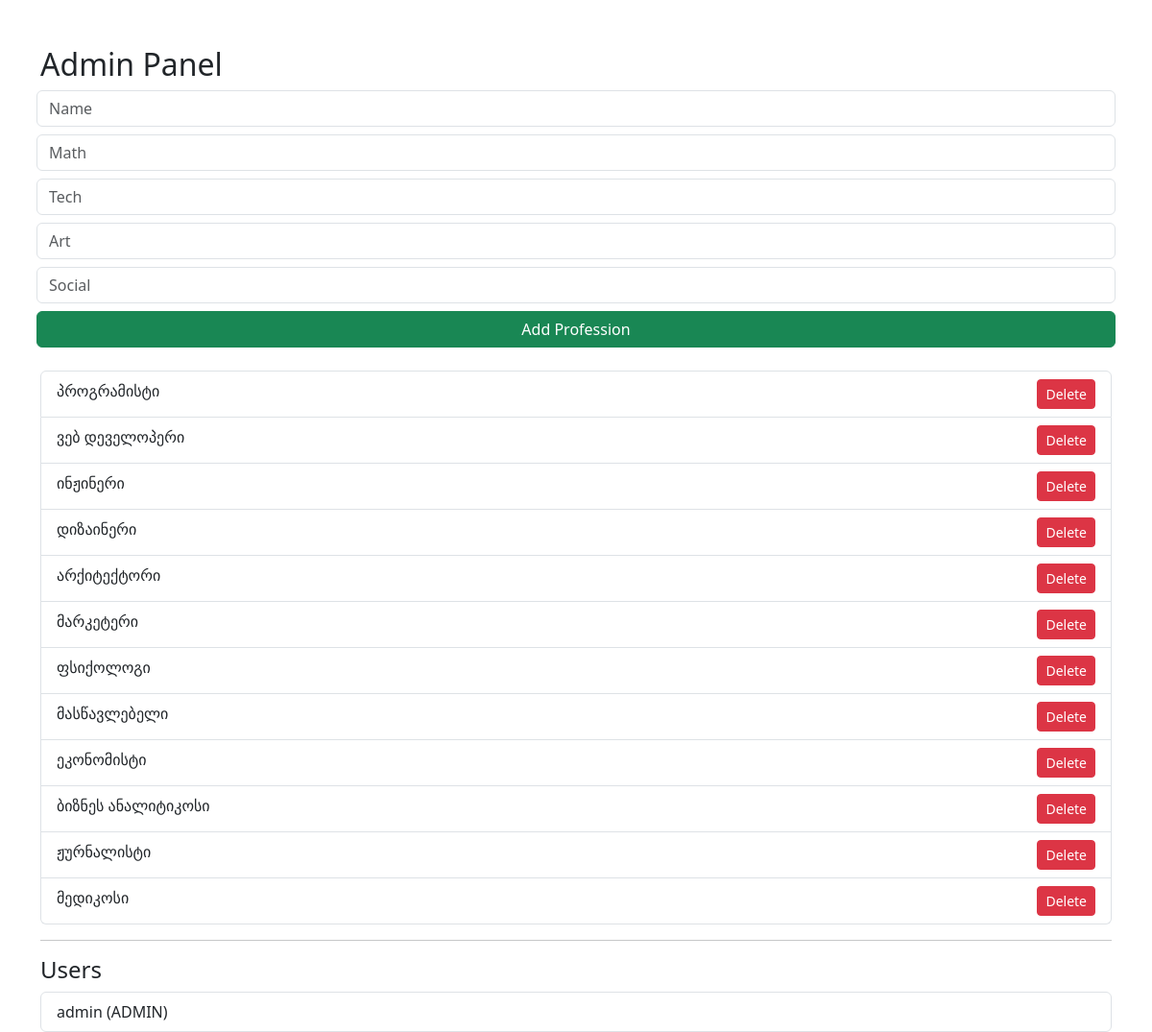
The page /admin (signed in) on the database its author committed.
### models.py (models this page shows)
class Profession(db.Model):
    id = db.Column(db.Integer, primary_key=True)
    name = db.Column(db.String(100))
    math = db.Column(db.Integer)
    tech = db.Column(db.Integer)
    art = db.Column(db.Integer)
    social = db.Column(db.Integer)

class User(db.Model):
    id = db.Column(db.Integer, primary_key=True)
    username = db.Column(db.String(50), unique=True, nullable=False)
    password = db.Column(db.String(200), nullable=False)
    is_admin = db.Column(db.Boolean, default=False)

### app.py (the view)
@app.route("/admin")
def admin_panel():
    admin_required()
    return render_template(
        "admin.html",
        professions=Profession.query.all(),
        users=User.query.all()
    )

### app.py (called while the page is built)
def admin_required():
    if not session.get("admin"):
        abort(403)

### templates/admin.html (shortened to what this page needs)
<!DOCTYPE html>
<html>
<head>
    <link href="https://cdn.jsdelivr.net/npm/bootstrap@5.3.2/dist/css/bootstrap.min.css" rel="stylesheet">
</head>
<body class="container mt-5">
<h2>Admin Panel</h2>
<form method="POST" action="/admin/add" class="row g-2 mb-4">
    <input name="name" class="form-control" placeholder="Name" required>
    <input name="math" type="number" class="form-control" placeholder="Math" required>
    <input name="tech" type="number" class="form-control" placeholder="Tech" required>
    <input name="art" type="number" class="form-control" placeholder="Art" required>
    <input name="social" type="number" class="form-control" placeholder="Social" required>
    <button class="btn btn-success">Add Profession</button>
</form>
<ul class="list-group">
{% for p in professions %}
<li class="list-group-item d-flex justify-content-between">
    {{ p.name }}
    <a href="/admin/delete/{{ p.id }}" class="btn btn-danger btn-sm">Delete</a>
</li>
{% endfor %}
</ul>
<hr>
<h4>Users</h4>
<ul class="list-group">
{% for u in users %}
<li class="list-group-item">
    {{ u.username }} {% if u.is_admin %}(ADMIN){% endif %}
</li>
{% endfor %}
</ul>
</body>
</html>

### rows shown on the page
Profession: name "პროგრამისტი"
Profession: name "ვებ დეველოპერი"
Profession: name "ინჟინერი"
Profession: name "დიზაინერი"
Profession: name "არქიტექტორი"
Profession: name "მარკეტერი"
Profession: name "ფსიქოლოგი"
Profession: name "მასწავლებელი"
Profession: name "ეკონომისტი"
Profession: name "ბიზნეს ანალიტიკოსი"
Profession: name "ჟურნალისტი"
Profession: name "მედიკოსი"
User: username "admin", is_admin "(ADMIN)"
